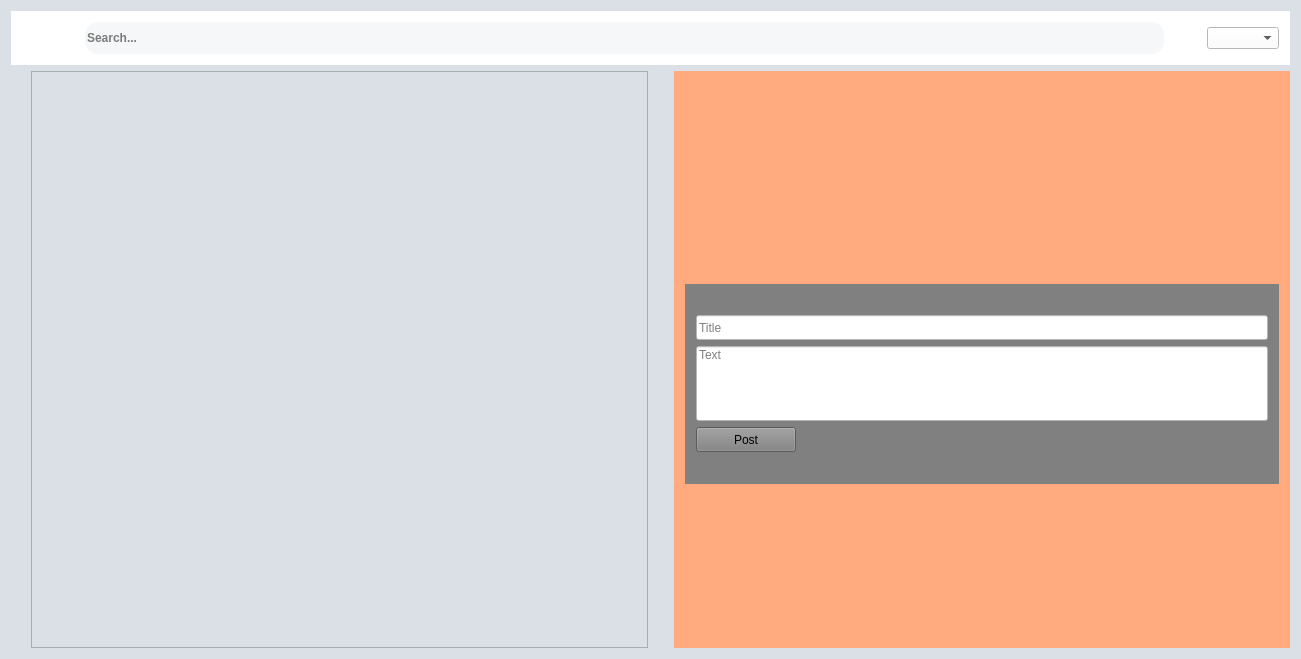
<?xml version="1.0" encoding="UTF-8"?>
<ui version="4.0">
 <class>Reddit69Class</class>
 <widget class="QWidget" name="Reddit69Class">
  <property name="geometry">
   <rect>
    <x>0</x>
    <y>0</y>
    <width>1301</width>
    <height>659</height>
   </rect>
  </property>
  <property name="sizePolicy">
   <sizepolicy hsizetype="Preferred" vsizetype="Preferred">
    <horstretch>100</horstretch>
    <verstretch>100</verstretch>
   </sizepolicy>
  </property>
  <property name="windowTitle">
   <string>Reddit69</string>
  </property>
  <property name="styleSheet">
   <string notr="true">
background-color: #dae0e6
</string>
  </property>
  <layout class="QHBoxLayout" name="horizontalLayout_4">
   <item>
    <layout class="QHBoxLayout" name="horizontalLayout_3">
     <item>
      <layout class="QVBoxLayout" name="verticalLayout">
       <item>
        <widget class="QWidget" name="widget" native="true">
         <property name="sizePolicy">
          <sizepolicy hsizetype="Preferred" vsizetype="Minimum">
           <horstretch>0</horstretch>
           <verstretch>0</verstretch>
          </sizepolicy>
         </property>
         <property name="minimumSize">
          <size>
           <width>0</width>
           <height>50</height>
          </size>
         </property>
         <property name="styleSheet">
          <string notr="true">background-color: rgb(255, 255, 255);</string>
         </property>
         <layout class="QHBoxLayout" name="horizontalLayout_2">
          <item>
           <widget class="QLabel" name="label_2">
            <property name="sizePolicy">
             <sizepolicy hsizetype="Preferred" vsizetype="Preferred">
              <horstretch>0</horstretch>
              <verstretch>0</verstretch>
             </sizepolicy>
            </property>
            <property name="minimumSize">
             <size>
              <width>0</width>
              <height>0</height>
             </size>
            </property>
            <property name="maximumSize">
             <size>
              <width>16777215</width>
              <height>16777215</height>
             </size>
            </property>
            <property name="pixmap">
             <pixmap>images/Reddit Logo For Bar.png</pixmap>
            </property>
            <property name="scaledContents">
             <bool>false</bool>
            </property>
           </widget>
          </item>
          <item>
           <spacer name="horizontalSpacer">
            <property name="orientation">
             <enum>Qt::Horizontal</enum>
            </property>
            <property name="sizeType">
             <enum>QSizePolicy::Minimum</enum>
            </property>
            <property name="sizeHint" stdset="0">
             <size>
              <width>37</width>
              <height>17</height>
             </size>
            </property>
           </spacer>
          </item>
          <item>
           <widget class="QLabel" name="label">
            <property name="text">
             <string/>
            </property>
           </widget>
          </item>
          <item>
           <widget class="QLineEdit" name="searchBarLineEdit">
            <property name="minimumSize">
             <size>
              <width>0</width>
              <height>32</height>
             </size>
            </property>
            <property name="styleSheet">
             <string notr="true">QLineEdit {background-color:#f6f7f8;color: black; border: none;border-radius: 13px;font-size: 12px;font-weight: bold;}</string>
            </property>
            <property name="text">
             <string/>
            </property>
            <property name="placeholderText">
             <string>Search...</string>
            </property>
           </widget>
          </item>
          <item>
           <spacer name="horizontalSpacer_2">
            <property name="orientation">
             <enum>Qt::Horizontal</enum>
            </property>
            <property name="sizeType">
             <enum>QSizePolicy::Minimum</enum>
            </property>
            <property name="sizeHint" stdset="0">
             <size>
              <width>37</width>
              <height>17</height>
             </size>
            </property>
           </spacer>
          </item>
          <item>
           <widget class="QComboBox" name="comboBox"/>
          </item>
         </layout>
        </widget>
       </item>
       <item>
        <layout class="QHBoxLayout" name="horizontalLayout">
         <item>
          <spacer name="horizontalSpacer_4">
           <property name="orientation">
            <enum>Qt::Horizontal</enum>
           </property>
           <property name="sizeType">
            <enum>QSizePolicy::Minimum</enum>
           </property>
           <property name="sizeHint" stdset="0">
            <size>
             <width>20</width>
             <height>20</height>
            </size>
           </property>
          </spacer>
         </item>
         <item>
          <widget class="QScrollArea" name="postArea">
           <property name="styleSheet">
            <string notr="true"/>
           </property>
           <property name="widgetResizable">
            <bool>true</bool>
           </property>
           <widget class="QWidget" name="scrollAreaWidgetContents">
            <property name="geometry">
             <rect>
              <x>0</x>
              <y>0</y>
              <width>608</width>
              <height>569</height>
             </rect>
            </property>
            <layout class="QHBoxLayout" name="horizontalLayout_5">
             <item>
              <widget class="QWidget" name="postAreaWidget" native="true"/>
             </item>
            </layout>
           </widget>
          </widget>
         </item>
         <item>
          <spacer name="horizontalSpacer_3">
           <property name="orientation">
            <enum>Qt::Horizontal</enum>
           </property>
           <property name="sizeType">
            <enum>QSizePolicy::Minimum</enum>
           </property>
           <property name="sizeHint" stdset="0">
            <size>
             <width>20</width>
             <height>20</height>
            </size>
           </property>
          </spacer>
         </item>
         <item>
          <widget class="QWidget" name="rightWidget" native="true">
           <property name="minimumSize">
            <size>
             <width>350</width>
             <height>0</height>
            </size>
           </property>
           <property name="styleSheet">
            <string notr="true">background-color: rgb(255, 170, 127);</string>
           </property>
           <layout class="QHBoxLayout" name="horizontalLayout_7">
            <item>
             <layout class="QHBoxLayout" name="rightWidgetLayout">
              <item>
               <widget class="QWidget" name="postWidget" native="true">
                <property name="minimumSize">
                 <size>
                  <width>0</width>
                  <height>200</height>
                 </size>
                </property>
                <property name="maximumSize">
                 <size>
                  <width>16777215</width>
                  <height>150</height>
                 </size>
                </property>
                <property name="styleSheet">
                 <string notr="true">background-color: gray;</string>
                </property>
                <layout class="QVBoxLayout" name="verticalLayout_3">
                 <item>
                  <layout class="QVBoxLayout" name="postWidgetLayout">
                   <item>
                    <widget class="QLineEdit" name="titleLineEdit">
                     <property name="maximumSize">
                      <size>
                       <width>16777215</width>
                       <height>25</height>
                      </size>
                     </property>
                     <property name="styleSheet">
                      <string notr="true">background-color: rgb(255, 255, 255);</string>
                     </property>
                     <property name="placeholderText">
                      <string>Title</string>
                     </property>
                    </widget>
                   </item>
                   <item>
                    <widget class="QLineEdit" name="textLineEdit">
                     <property name="minimumSize">
                      <size>
                       <width>0</width>
                       <height>75</height>
                      </size>
                     </property>
                     <property name="styleSheet">
                      <string notr="true">background-color: rgb(255, 255, 255);</string>
                     </property>
                     <property name="alignment">
                      <set>Qt::AlignLeading|Qt::AlignLeft|Qt::AlignTop</set>
                     </property>
                     <property name="placeholderText">
                      <string>Text</string>
                     </property>
                    </widget>
                   </item>
                   <item>
                    <widget class="QPushButton" name="postButton">
                     <property name="maximumSize">
                      <size>
                       <width>100</width>
                       <height>25</height>
                      </size>
                     </property>
                     <property name="text">
                      <string>Post</string>
                     </property>
                    </widget>
                   </item>
                  </layout>
                 </item>
                </layout>
               </widget>
              </item>
             </layout>
            </item>
           </layout>
          </widget>
         </item>
        </layout>
       </item>
      </layout>
     </item>
    </layout>
   </item>
  </layout>
 </widget>
 <layoutdefault spacing="6" margin="11"/>
 <resources>
  <include location="Reddit69.qrc"/>
 </resources>
 <connections/>
</ui>
